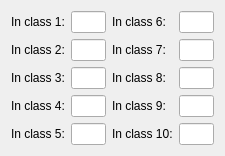
            <widget class="QWidget" name="tab_9">
             <attribute name="title">
              <string>In Class</string>
             </attribute>
             <layout class="QFormLayout" name="formLayout_13">
              <item row="0" column="0">
               <layout class="QFormLayout" name="formLayout_11">
                <item row="0" column="0">
                 <layout class="QVBoxLayout" name="verticalLayout_15">
                  <item>
                   <widget class="QLabel" name="label_29">
                    <property name="text">
                     <string>In class 1:</string>
                    </property>
                   </widget>
                  </item>
                  <item>
                   <widget class="QLabel" name="label_30">
                    <property name="text">
                     <string>In class 2:</string>
                    </property>
                   </widget>
                  </item>
                  <item>
                   <widget class="QLabel" name="label_31">
                    <property name="text">
                     <string>In class 3:</string>
                    </property>
                   </widget>
                  </item>
                  <item>
                   <widget class="QLabel" name="label_32">
                    <property name="text">
                     <string>In class 4:</string>
                    </property>
                   </widget>
                  </item>
                  <item>
                   <widget class="QLabel" name="label_33">
                    <property name="text">
                     <string>In class 5:</string>
                    </property>
                   </widget>
                  </item>
                 </layout>
                </item>
                <item row="0" column="1">
                 <layout class="QVBoxLayout" name="verticalLayout_16">
                  <item>
                   <widget class="QLineEdit" name="lineEdit_26">
                    <property name="maximumSize">
                     <size>
                      <width>35</width>
                      <height>16777215</height>
                     </size>
                    </property>
                   </widget>
                  </item>
                  <item>
                   <widget class="QLineEdit" name="lineEdit_27">
                    <property name="maximumSize">
                     <size>
                      <width>35</width>
                      <height>16777215</height>
                     </size>
                    </property>
                   </widget>
                  </item>
                  <item>
                   <widget class="QLineEdit" name="lineEdit_28">
                    <property name="maximumSize">
                     <size>
                      <width>35</width>
                      <height>16777215</height>
                     </size>
                    </property>
                   </widget>
                  </item>
                  <item>
                   <widget class="QLineEdit" name="lineEdit_29">
                    <property name="maximumSize">
                     <size>
                      <width>35</width>
                      <height>16777215</height>
                     </size>
                    </property>
                   </widget>
                  </item>
                  <item>
                   <widget class="QLineEdit" name="lineEdit_30">
                    <property name="maximumSize">
                     <size>
                      <width>35</width>
                      <height>16777215</height>
                     </size>
                    </property>
                   </widget>
                  </item>
                 </layout>
                </item>
               </layout>
              </item>
              <item row="0" column="1">
               <layout class="QFormLayout" name="formLayout_12">
                <item row="0" column="0">
                 <layout class="QVBoxLayout" name="verticalLayout_17">
                  <item>
                   <widget class="QLabel" name="label_34">
                    <property name="text">
                     <string>In class 6:</string>
                    </property>
                   </widget>
                  </item>
                  <item>
                   <widget class="QLabel" name="label_35">
                    <property name="text">
                     <string>In class 7:</string>
                    </property>
                   </widget>
                  </item>
                  <item>
                   <widget class="QLabel" name="label_36">
                    <property name="text">
                     <string>In class 8:</string>
                    </property>
                   </widget>
                  </item>
                  <item>
                   <widget class="QLabel" name="label_37">
                    <property name="text">
                     <string>In class 9:</string>
                    </property>
                   </widget>
                  </item>
                  <item>
                   <widget class="QLabel" name="label_38">
                    <property name="text">
                     <string>In class 10:</string>
                    </property>
                   </widget>
                  </item>
                 </layout>
                </item>
                <item row="0" column="1">
                 <layout class="QVBoxLayout" name="verticalLayout_18">
                  <item>
                   <widget class="QLineEdit" name="lineEdit_31">
                    <property name="maximumSize">
                     <size>
                      <width>35</width>
                      <height>16777215</height>
                     </size>
                    </property>
                   </widget>
                  </item>
                  <item>
                   <widget class="QLineEdit" name="lineEdit_32">
                    <property name="maximumSize">
                     <size>
                      <width>35</width>
                      <height>16777215</height>
                     </size>
                    </property>
                   </widget>
                  </item>
                  <item>
                   <widget class="QLineEdit" name="lineEdit_33">
                    <property name="maximumSize">
                     <size>
                      <width>35</width>
                      <height>16777215</height>
                     </size>
                    </property>
                   </widget>
                  </item>
                  <item>
                   <widget class="QLineEdit" name="lineEdit_34">
                    <property name="maximumSize">
                     <size>
                      <width>35</width>
                      <height>16777215</height>
                     </size>
                    </property>
                   </widget>
                  </item>
                  <item>
                   <widget class="QLineEdit" name="lineEdit_35">
                    <property name="maximumSize">
                     <size>
                      <width>35</width>
                      <height>16777215</height>
                     </size>
                    </property>
                   </widget>
                  </item>
                 </layout>
                </item>
               </layout>
              </item>
             </layout>
            </widget>
